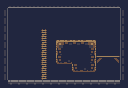

This game map was drawn from its Tiled (.tmx) file and the tilesets committed beside it. A one-line description and the full map source follow:
An orthogonal 16x11 tile map with 8x8 px tiles, 1 tile layer (Tile Layer 1).

<map version="1.2" tiledversion="1.2.4" orientation="orthogonal" renderorder="right-down" width="16" height="11" tilewidth="8" tileheight="8" infinite="0" nextlayerid="4" nextobjectid="1">
 <tileset firstgid="1" source="../tiles/cavesofgallet_tiles.tsx" />
 <layer id="3" name="Tile Layer 1" width="16" height="11">
  <data encoding="csv">
1,3221225493,3221225493,3221225493,3221225493,3221225493,3221225493,3221225493,3221225493,3221225493,3221225493,3221225493,3221225493,3221225493,3221225493,1,
2147483668,1,1,1,1,1,1,1,1,1,1,1,1,1,1,20,
2147483668,1,1,1,1,1,1,1,1,1,1,1,1,1,1,20,
2147483668,1,1,1,1,47,1,1,1,1,1,1,1,1,1,20,
2147483668,1,1,1,1,55,1,1,1,1,1,1,1,1,1,20,
2147483668,1,1,1,1,55,1,36,37,37,37,2147483684,1,1,1,20,
2147483668,1,1,1,1,55,1,44,1,1,1,2147483692,1,1,1,20,
2147483668,1,1,1,1,55,1,52,53,1,1,2147483692,2147483664,15,16,20,
2147483668,1,1,1,1,55,1,1,1,52,53,2147483700,1,1,1,20,
2147483668,1,1,1,1,55,1,1,1,1,1,1,1,1,1,20,
1,13,13,13,13,13,13,13,13,13,13,13,13,13,13,1
</data>
 </layer>
</map>
